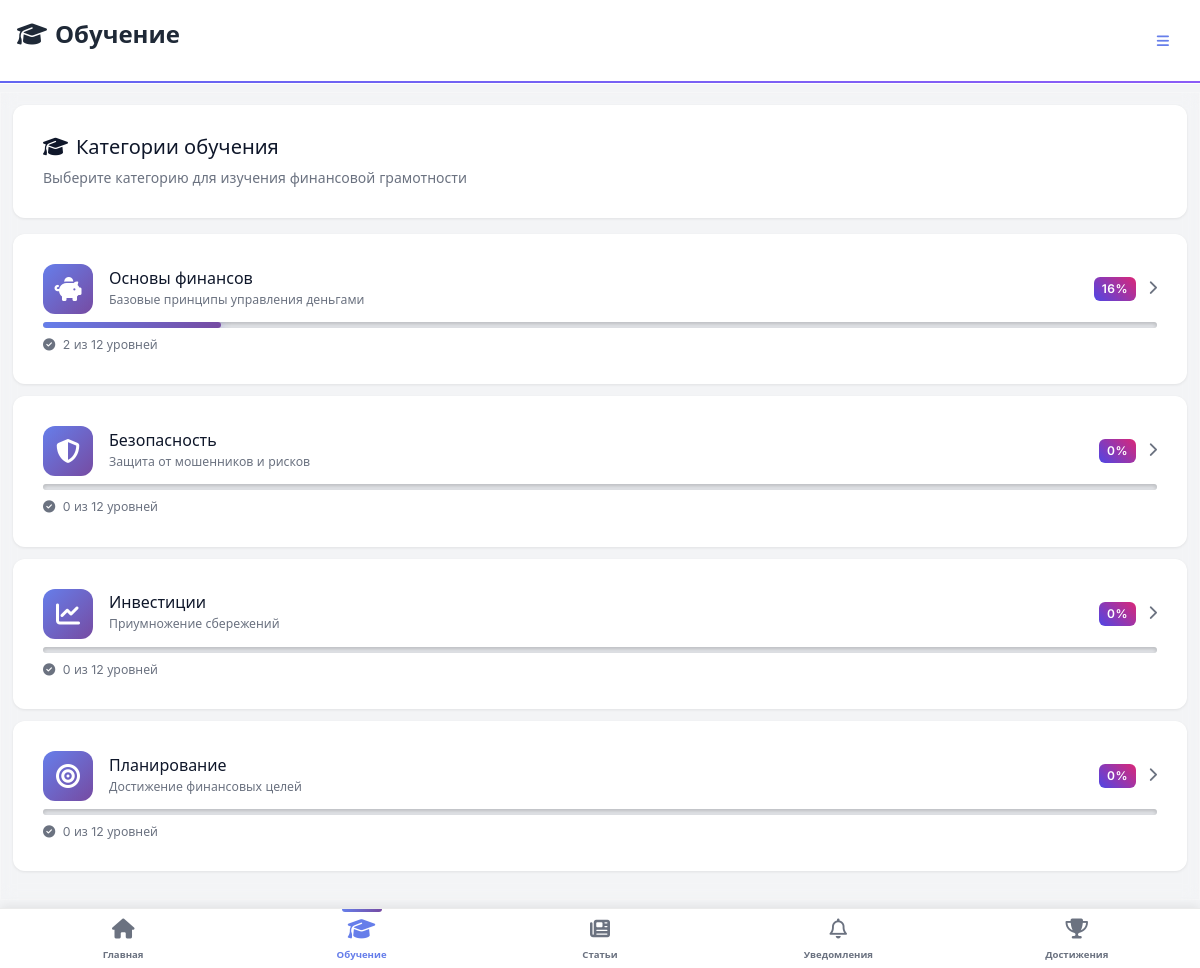
The page /categories/ (signed in) on the database its author committed.
### game/models.py (models this page shows, shortened)
class Topic(models.Model):
    MAIN_CATEGORIES = [
        ('basics', 'Основы финансов'),
        ('security', 'Безопасность'),
        ('investments', 'Инвестиции'),
        ('planning', 'Планирование'),
    ]
    name = models.CharField(max_length=100, unique=True)
    description = models.TextField(blank=True)
    icon = models.CharField(max_length=50, default="fa-graduation-cap")  # для иконок (Font Awesome)
    main_category = models.CharField(max_length=20, choices=MAIN_CATEGORIES, default='basics')
    order_in_category = models.PositiveIntegerField(default=1)
    is_active = models.BooleanField(default=True)
    is_subcategory = models.BooleanField(default=False)
    parent_category = models.ForeignKey('self', on_delete=models.CASCADE, null=True, blank=True)
    class Meta:
        ordering = ['main_category', 'order_in_category']

### game/views.py (the view)
# urls.py: path('categories/', views.categories, name='categories'),  # /categories/
@login_required
def categories(request):
    user = request.user
    topics = Topic.objects.prefetch_related('level_set').all()
    user_progress = UserLevelProgress.objects.filter(user=user, completed=True).values_list('level__topic_id', flat=True)
    progress_counts = {}
    for topic_id in user_progress:
        progress_counts[topic_id] = progress_counts.get(topic_id, 0) + 1
    categories = {
        'basics': {'name': 'Основы финансов', 'icon': 'fa-piggy-bank', 'topics': [], 'total_levels': 0, 'completed_levels': 0},
        'security': {'name': 'Безопасность', 'icon': 'fa-shield-halved', 'topics': [], 'total_levels': 0, 'completed_levels': 0},
        'investments': {'name': 'Инвестиции', 'icon': 'fa-chart-line', 'topics': [], 'total_levels': 0, 'completed_levels': 0},
        'planning': {'name': 'Планирование', 'icon': 'fa-bullseye', 'topics': [], 'total_levels': 0, 'completed_levels': 0},
    }
    for topic in topics:
        if topic.main_category in categories:
            categories[topic.main_category]['topics'].append(topic)
            categories[topic.main_category]['total_levels'] += topic.level_set.count()
            categories[topic.main_category]['completed_levels'] += progress_counts.get(topic.id, 0)
    for category in categories.values():
        if category['total_levels'] > 0:
            category['progress_percent'] = int(category['completed_levels'] / category['total_levels'] * 100)
        else:
            category['progress_percent'] = 0
    return render(request, 'game/categories.html', {
        'categories': categories,
    })

### accounts/models.py (called while the page is built)
    def get_avatar_display(self):
        if self.avatar:
            return self.avatar.url
        elif self.default_avatar:
            return f"/static/avatars/default/{self.default_avatar}.svg"
        else:
            return None

### game/context_processors.py (called while the page is built)
def notifications_context(request):
    try:
        if request.user.is_authenticated:
            return {
                'unread_notifications_count': Notification.objects.filter(
                    user=request.user,
                    is_read=False
                ).count()
            }
    except Exception:
        pass
    return {'unread_notifications_count': 0}

def mobile_view_context(request):
    user_agent = request.META.get('HTTP_USER_AGENT', '').lower()
    mobile_keywords = [
        'mobile', 'android', 'iphone', 'ipod', 'ipad',
        'blackberry', 'windows phone', 'webos', 'opera mini',
        'iemobile', 'mobile safari'
    ]
    is_mobile = any(keyword in user_agent for keyword in mobile_keywords)
    if 'force_mobile_view' in request.session:
        is_mobile = request.session['force_mobile_view']
    return {
        'mobile_view': is_mobile
    }

def achievements_context(request):
    if request.user.is_authenticated:
        user_achievements = UserAchievement.objects.filter(
            user=request.user
        ).select_related('achievement').order_by('-earned_at')[:10]
        achievements_list = []
        for ua in user_achievements:
            achievements_list.append({
                'achievement': ua.achievement,
                'earned_at': ua.earned_at
            })
        return {
            'mobile_achievements': achievements_list,
            'mobile_achievements_count': UserAchievement.objects.filter(user=request.user).count()
        }
    return {
        'mobile_achievements': [],
        'mobile_achievements_count': 0
    }

### templates/game/categories.html (shortened to what this page needs)
{% extends 'base.html' %}
{% block page_title %}<i class="fa-solid fa-graduation-cap me-2"></i>Обучение{% endblock %}
{% block content %}
<div class="categories-header mb-4 fade-in">
  <div class="card">
    <div class="card-body">
      <h5 class="mb-2"><i class="fa-solid fa-graduation-cap me-2"></i>Категории обучения</h5>
      <p class="text-muted small mb-0">Выберите категорию для изучения финансовой грамотности</p>
    </div>
  </div>
</div>
<div class="categories-list mb-4">
  <a href="{% url 'category_detail' 'basics' %}" class="card mb-3 category-card-link haptic-light slide-in-up" style="text-decoration: none; color: inherit;">
    <div class="card-body">
      <div class="d-flex align-items-center mb-2">
        <div class="category-icon me-3">
        <i class="fa-solid fa-piggy-bank"></i>
      </div>
        <div class="flex-grow-1">
          <h6 class="mb-0">{{ categories.basics.name }}</h6>
          <small class="text-muted">Базовые принципы управления деньгами</small>
          </div>
        <div>
          <span class="badge bg-primary">{{ categories.basics.progress_percent }}%</span>
          <i class="fa-solid fa-chevron-right ms-2 text-muted" style="font-size: 0.9rem;"></i>
        </div>
      </div>
      <div class="progress mb-2" style="height: 6px;">
        <div class="progress-bar bg-gradient category-bar"
             role="progressbar"
             style="width: 0%;"
             data-percent="{{ categories.basics.progress_percent }}"></div>
      </div>
      <div class="d-flex justify-content-between align-items-center">
        <small class="text-muted">
          <i class="fa-solid fa-check-circle me-1"></i>
          {{ categories.basics.completed_levels }} из {{ categories.basics.total_levels }} уровней
        </small>
      </div>
    </div>
  </a>
  <a href="{% url 'category_detail' 'security' %}" class="card mb-3 category-card-link haptic-light slide-in-up" style="text-decoration: none; color: inherit;">
    <div class="card-body">
      <div class="d-flex align-items-center mb-2">
        <div class="category-icon me-3">
        <i class="fa-solid fa-shield-halved"></i>
      </div>
        <div class="flex-grow-1">
          <h6 class="mb-0">{{ categories.security.name }}</h6>
          <small class="text-muted">Защита от мошенников и рисков</small>
          </div>
        <div>
          <span class="badge bg-primary">{{ categories.security.progress_percent }}%</span>
          <i class="fa-solid fa-chevron-right ms-2 text-muted" style="font-size: 0.9rem;"></i>
        </div>
      </div>
      <div class="progress mb-2" style="height: 6px;">
      </div>
      <div class="d-flex justify-content-between align-items-center">
        <small class="text-muted">
          <i class="fa-solid fa-check-circle me-1"></i>
          {{ categories.security.completed_levels }} из {{ categories.security.total_levels }} уровней
        </small>
      </div>
    </div>
  </a>
  <a href="{% url 'category_detail' 'investments' %}" class="card mb-3 category-card-link haptic-light slide-in-up" style="text-decoration: none; color: inherit;">
    <div class="card-body">
      <div class="d-flex align-items-center mb-2">
        <div class="category-icon me-3">
        <i class="fa-solid fa-chart-line"></i>
      </div>
        <div class="flex-grow-1">
          <h6 class="mb-0">{{ categories.investments.name }}</h6>
          <small class="text-muted">Приумножение сбережений</small>
          </div>
        <div>
          <span class="badge bg-primary">{{ categories.investments.progress_percent }}%</span>
          <i class="fa-solid fa-chevron-right ms-2 text-muted" style="font-size: 0.9rem;"></i>
        </div>
      </div>
      <div class="progress mb-2" style="height: 6px;">
      </div>
      <div class="d-flex justify-content-between align-items-center">
        <small class="text-muted">
          <i class="fa-solid fa-check-circle me-1"></i>
          {{ categories.investments.completed_levels }} из {{ categories.investments.total_levels }} уровней
        </small>
      </div>
    </div>
  </a>
  <a href="{% url 'category_detail' 'planning' %}" class="card mb-3 category-card-link haptic-light slide-in-up" style="text-decoration: none; color: inherit;">
    <div class="card-body">
      <div class="d-flex align-items-center mb-2">
        <div class="category-icon me-3">
        <i class="fa-solid fa-bullseye"></i>
      </div>
        <div class="flex-grow-1">
          <h6 class="mb-0">{{ categories.planning.name }}</h6>
          <small class="text-muted">Достижение финансовых целей</small>
          </div>
        <div>
          <span class="badge bg-primary">{{ categories.planning.progress_percent }}%</span>
          <i class="fa-solid fa-chevron-right ms-2 text-muted" style="font-size: 0.9rem;"></i>
        </div>
      </div>
      <div class="progress mb-2" style="height: 6px;">
      </div>
      <div class="d-flex justify-content-between align-items-center">
        <small class="text-muted">
          <i class="fa-solid fa-check-circle me-1"></i>
          {{ categories.planning.completed_levels }} из {{ categories.planning.total_levels }} уровней
        </small>
      </div>
    </div>
  </a>
</div>
{% endblock %}

### static/css/finquest.css (style rules this page uses)
:root { --game-primary: #4f46e5; --game-secondary: #db2777; --game-accent: #d97706; --game-success: #059669; --game-danger: #dc2626; --game-dark: #111827; --game-surface: #f8fafc; --game-text: #0f172a; }
body { font-family: 'Inter', system-ui, -apple-system, Segoe UI, Roboto, sans-serif; color: var(--game-text); background: linear-gradient(135deg, #0f0f23 0%, #1a1a3e 25%, #2d1b69 50%, #1a1a3e 75%, #0f0f23 100%); min-height: 100vh; background-attachment: fixed; position: relative; overflow-x: hidden; }
body::before { content: ''; position: fixed; top: 0; left: 0; width: 100%; height: 100%; background: radial-gradient(circle at 20% 80%, rgba(120, 119, 198, 0.3) 0%, transparent 50%), radial-gradient(circle at 80% 20%, rgba(255, 119, 198, 0.3) 0%, transparent 50%), radial-gradient(circle at 40% 40%, rgba(120, 219, 255, 0.2) 0%, transparent 50%); animation: backgroundShift 20s ease-in-out infinite; z-index: -1; }
.bg-gradient { background: linear-gradient(90deg, #667eea 0%, #764ba2 100%) !important; }
.card { border: none; background: linear-gradient(135deg, rgba(255,255,255,0.98) 0%, rgba(255,255,255,0.92) 100%); backdrop-filter: blur(20px); border-radius: 16px; box-shadow: 0 8px 32px rgba(0,0,0,0.2), 0 0 40px rgba(120, 119, 198, 0.15), inset 0 1px 0 rgba(255,255,255,0.2); border: 1px solid rgba(255,255,255,0.4); transition: all 0.3s ease; position: relative; overflow: hidden; color: var(--game-text); }
.card::before { content: ''; position: absolute; top: 0; left: -100%; width: 100%; height: 100%; background: linear-gradient(90deg, transparent, rgba(255,255,255,0.4), transparent); transition: left 0.6s ease; z-index: 1; }
.badge { border-radius: 20px; padding: 8px 16px; font-weight: 600; text-transform: uppercase; letter-spacing: 0.5px; font-size: 0.75rem; }
.badge.bg-primary { background: linear-gradient(45deg, var(--game-primary), var(--game-secondary)) !important; }
.progress { height: 12px; border-radius: 10px; background: rgba(0,0,0,0.1); overflow: hidden; }
.progress-bar { background: linear-gradient(45deg, var(--game-success), #059669); border-radius: 10px; }
.progress { background: rgba(0,0,0,0.2); border-radius: 10px; overflow: hidden; box-shadow: inset 0 2px 4px rgba(0,0,0,0.2); }
.progress-bar { background: linear-gradient(45deg, #6366f1, #8b5cf6, #ec4899); background-size: 200% 100%; animation: progressGlow 2s ease-in-out infinite; box-shadow: 0 0 10px rgba(99, 102, 241, 0.5); }

### static/css/mobile-app.css (style rules this page uses)
body.mobile-view * { -webkit-font-smoothing: antialiased; -moz-osx-font-smoothing: grayscale; }
body.mobile-view { scroll-behavior: smooth; -webkit-overflow-scrolling: touch; }
.fade-in { animation: fadeIn 0.3s ease; }

### templates/base.html (style rules this page uses)
body { padding-bottom: 0; }

### templates/game/categories.html (style rules this page uses)
.categories-header .card { background: white; border: 1px solid rgba(0, 0, 0, 0.08); box-shadow: 0 1px 3px rgba(0, 0, 0, 0.08); }
.categories-list .card { background: white; border: 1px solid rgba(0, 0, 0, 0.08); box-shadow: 0 2px 8px rgba(0, 0, 0, 0.08); transition: transform 0.2s ease, box-shadow 0.2s ease; }
.category-icon { width: 50px; height: 50px; border-radius: 12px; display: flex; align-items: center; justify-content: center; font-size: 1.5rem; background: linear-gradient(135deg, #667eea, #764ba2); color: white; flex-shrink: 0; }
.progress { background: rgba(0, 0, 0, 0.1); border-radius: 10px; }
.progress-bar { background: linear-gradient(90deg, #667eea, #764ba2); border-radius: 10px; transition: width 0.8s ease; }
.fade-in { animation: fadeIn 0.3s ease; }
.slide-in-up { animation: slideInUp 0.3s ease; }

### rows shown on the page
Topic: basics.name "Основы финансов"
Topic: security.name "Безопасность"
Topic: investments.name "Инвестиции"
Topic: planning.name "Планирование"

### other values the page prints
{{ categories.basics.progress_percent }} "16"
{{ categories.basics.completed_levels }} "2"
{{ categories.basics.total_levels }} "12"
{{ categories.security.progress_percent }} "0"
{{ categories.security.completed_levels }} "0"
{{ categories.security.total_levels }} "12"
{{ categories.investments.progress_percent }} "0"
{{ categories.investments.completed_levels }} "0"
{{ categories.investments.total_levels }} "12"
{{ categories.planning.progress_percent }} "0"
{{ categories.planning.completed_levels }} "0"
{{ categories.planning.total_levels }} "12"
